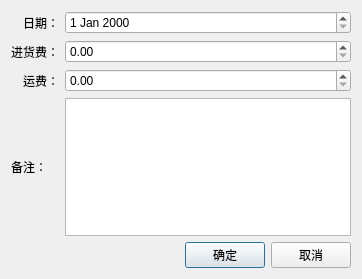
<?xml version="1.0" encoding="UTF-8"?>
<ui version="4.0">
 <class>DialogCarriage</class>
 <widget class="QDialog" name="DialogCarriage">
  <property name="geometry">
   <rect>
    <x>0</x>
    <y>0</y>
    <width>362</width>
    <height>279</height>
   </rect>
  </property>
  <property name="windowTitle">
   <string>运费</string>
  </property>
  <layout class="QVBoxLayout" name="verticalLayout">
   <item>
    <layout class="QGridLayout" name="gridLayout">
     <item row="3" column="0">
      <widget class="QLabel" name="label_5">
       <property name="text">
        <string>备注：</string>
       </property>
      </widget>
     </item>
     <item row="3" column="1">
      <widget class="QPlainTextEdit" name="teRemark"/>
     </item>
     <item row="0" column="0">
      <widget class="QLabel" name="label_4">
       <property name="text">
        <string>日期：</string>
       </property>
       <property name="alignment">
        <set>Qt::AlignRight|Qt::AlignTrailing|Qt::AlignVCenter</set>
       </property>
      </widget>
     </item>
     <item row="0" column="1">
      <widget class="QDateEdit" name="dteDate"/>
     </item>
     <item row="2" column="1">
      <widget class="QDoubleSpinBox" name="dsbCarriageCost">
       <property name="maximum">
        <double>100000.000000000000000</double>
       </property>
      </widget>
     </item>
     <item row="2" column="0">
      <widget class="QLabel" name="label_6">
       <property name="text">
        <string>运费：</string>
       </property>
       <property name="alignment">
        <set>Qt::AlignRight|Qt::AlignTrailing|Qt::AlignVCenter</set>
       </property>
      </widget>
     </item>
     <item row="1" column="0">
      <widget class="QLabel" name="label_7">
       <property name="text">
        <string>进货费：</string>
       </property>
       <property name="alignment">
        <set>Qt::AlignRight|Qt::AlignTrailing|Qt::AlignVCenter</set>
       </property>
      </widget>
     </item>
     <item row="1" column="1">
      <widget class="QDoubleSpinBox" name="dsbPurchaseCost">
       <property name="maximum">
        <double>100000.000000000000000</double>
       </property>
      </widget>
     </item>
    </layout>
   </item>
   <item>
    <spacer name="verticalSpacer">
     <property name="orientation">
      <enum>Qt::Vertical</enum>
     </property>
     <property name="sizeHint" stdset="0">
      <size>
       <width>20</width>
       <height>24</height>
      </size>
     </property>
    </spacer>
   </item>
   <item>
    <layout class="QHBoxLayout" name="horizontalLayout_3">
     <item>
      <spacer name="horizontalSpacer">
       <property name="orientation">
        <enum>Qt::Horizontal</enum>
       </property>
       <property name="sizeHint" stdset="0">
        <size>
         <width>40</width>
         <height>20</height>
        </size>
       </property>
      </spacer>
     </item>
     <item>
      <widget class="QPushButton" name="btnOk">
       <property name="text">
        <string>确定</string>
       </property>
      </widget>
     </item>
     <item>
      <widget class="QPushButton" name="btnCancel">
       <property name="text">
        <string>取消</string>
       </property>
      </widget>
     </item>
    </layout>
   </item>
  </layout>
 </widget>
 <resources/>
 <connections/>
</ui>
